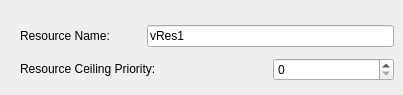
     <widget class="QWidget" name="tabRes">
      <attribute name="title">
       <string>Resource</string>
      </attribute>
      <widget class="QWidget" name="layoutWidget">
       <property name="geometry">
        <rect>
         <x>20</x>
         <y>20</y>
         <width>374</width>
         <height>66</height>
        </rect>
       </property>
       <layout class="QGridLayout" name="gridLayout_2">
        <item row="0" column="0">
         <widget class="QLabel" name="label_11">
          <property name="text">
           <string>&lt;html&gt;&lt;head/&gt;&lt;body&gt;&lt;p&gt;Resource Name:&lt;/p&gt;&lt;/body&gt;&lt;/html&gt;</string>
          </property>
         </widget>
        </item>
        <item row="0" column="1" colspan="2">
         <widget class="QLineEdit" name="leResName">
          <property name="minimumSize">
           <size>
            <width>231</width>
            <height>0</height>
           </size>
          </property>
          <property name="text">
           <string>vRes1</string>
          </property>
         </widget>
        </item>
        <item row="1" column="0" colspan="2">
         <widget class="QLabel" name="label_12">
          <property name="text">
           <string>&lt;html&gt;&lt;head/&gt;&lt;body&gt;&lt;p&gt;Resource Ceiling Priority:&lt;/p&gt;&lt;/body&gt;&lt;/html&gt;</string>
          </property>
         </widget>
        </item>
        <item row="1" column="2">
         <widget class="QSpinBox" name="spbxResCeilPrio">
          <property name="minimumSize">
           <size>
            <width>91</width>
            <height>0</height>
           </size>
          </property>
          <property name="toolTip">
           <string>&lt;!DOCTYPE HTML PUBLIC &quot;-//W3C//DTD HTML 4.0//EN&quot; &quot;http://www.w3.org/TR/REC-html40/strict.dtd&quot;&gt;
&lt;html&gt;&lt;head&gt;&lt;meta name=&quot;qrichtext&quot; content=&quot;1&quot; /&gt;&lt;style type=&quot;text/css&quot;&gt;
p, li { white-space: pre-wrap; }
&lt;/style&gt;&lt;/head&gt;&lt;body style=&quot; font-family:'Monospace'; font-size:12pt; font-weight:400; font-style:normal;&quot;&gt;
&lt;table border=&quot;0&quot; style=&quot;-qt-table-type: root; margin-top:4px; margin-bottom:4px; margin-left:4px; margin-right:4px;&quot;&gt;
&lt;tr&gt;
&lt;td style=&quot;border: none;&quot;&gt;
&lt;p style=&quot;-qt-paragraph-type:empty; margin-top:0px; margin-bottom:0px; margin-left:0px; margin-right:0px; -qt-block-indent:0; text-indent:0px;&quot;&gt;&lt;/p&gt;&lt;/td&gt;&lt;/tr&gt;&lt;/table&gt;&lt;/body&gt;&lt;/html&gt;</string>
          </property>
         </widget>
        </item>
       </layout>
      </widget>
     </widget>
